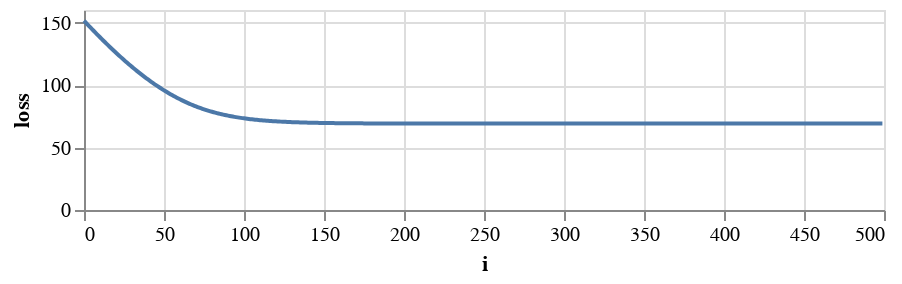

Source (notebook cell):
### Code cell
loss_df = pd.DataFrame({'i':range(500), 'loss':loss_record})
alt.Chart(loss_df, height=100).mark_line().encode(x='i', y='loss')

### Figure 1 — Vega-Lite specification as saved in the notebook (floating-point values rounded to 4 significant figures; data arrays with more than 128 entries replaced by an {"elided": "..."} marker saying what was removed)
{"$schema": "https://vega.github.io/schema/vega-lite/v3.4.0.json", "config": {"mark": {"tooltip": null}, "view": {"height": 300, "width": 400}}, "data": {"name": "data-ce50873edebab536f015586d98a7de98"}, "datasets": {"data-ce50873edebab536f015586d98a7de98": {"elided": "500 records"}}, "encoding": {"x": {"field": "i", "type": "quantitative"}, "y": {"field": "loss", "type": "quantitative"}}, "height": 100, "mark": "line"}
